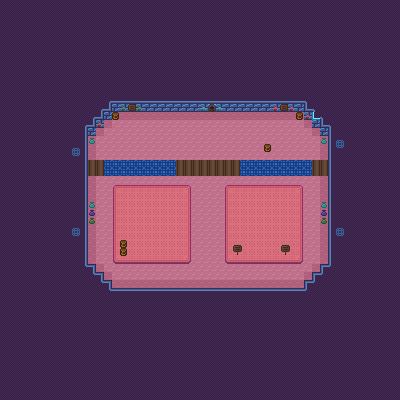

This game map was drawn from its Tiled (.tmx) file and the tilesets committed beside it. A one-line description and the trimmed map source follow:
An orthogonal 50x50 tile map with 8x8 px tiles, 5 tile layers (Sol, Sol 2, Sol3, Murs, ...), 1 hidden layer not drawn, 3 tilesets and 33 objects.

<map version="1.4" tiledversion="2020.10.30" orientation="orthogonal" renderorder="right-down" width="50" height="50" tilewidth="8" tileheight="8" infinite="0" nextlayerid="7" nextobjectid="1">
 <tileset firstgid="1" name="8x" tilewidth="8" tileheight="8" tilecount="336" columns="24">
  <image source="../8x.png" width="192" height="112" />
  <tile id="216">
   <objectgroup draworder="index" id="2">
    <object id="1" x="0" y="0" width="8" height="8" />
   </objectgroup>
  </tile>
  <tile id="217">
   <objectgroup draworder="index" id="2">
    <object id="1" x="0" y="0" width="8" height="8" />
   </objectgroup>
  </tile>
  <tile id="218">
   <objectgroup draworder="index" id="2">
    <object id="1" x="0" y="0" width="8" height="8" />
   </objectgroup>
  </tile>
  <tile id="219">
   <objectgroup draworder="index" id="2">
    <object id="1" x="0" y="0" width="8" height="8" />
   </objectgroup>
  </tile>
  <tile id="220">
   <objectgroup draworder="index" id="2">
    <object id="1" x="0" y="0" width="8" height="8" />
   </objectgroup>
  </tile>
  <tile id="221">
   <objectgroup draworder="index" id="2">
    <object id="1" x="0" y="0" width="8" height="8" />
   </objectgroup>
  </tile>
  <tile id="222">
   <objectgroup draworder="index" id="2">
    <object id="1" x="3.82117" y="1.55744" />
    <object id="2" x="0" y="0" width="8" height="8" />
   </objectgroup>
  </tile>
  <tile id="240">
   <objectgroup draworder="index" id="2">
    <object id="1" x="0" y="0" width="8" height="8" />
   </objectgroup>
  </tile>
  <tile id="241">
   <objectgroup draworder="index" id="2">
    <object id="1" x="0" y="0" width="8" height="8" />
   </objectgroup>
  </tile>
  <tile id="242">
   <objectgroup draworder="index" id="2">
    <object id="1" x="0" y="0" width="8" height="8" />
   </objectgroup>
  </tile>
  <tile id="244">
   <objectgroup draworder="index" id="2">
    <object id="1" x="0" y="0" width="8" height="8" />
   </objectgroup>
  </tile>
  <tile id="245">
   <objectgroup draworder="index" id="2">
    <object id="1" x="0" y="0" width="8" height="8" />
   </objectgroup>
  </tile>
  <tile id="250">
   <objectgroup draworder="index" id="2">
    <object id="1" x="0" y="0" width="8" height="8" />
   </objectgroup>
   <animation>
    <frame tileid="250" duration="500" />
    <frame tileid="249" duration="500" />
   </animation>
  </tile>
  <tile id="251">
   <objectgroup draworder="index" id="2">
    <object id="1" x="0" y="0" width="8" height="8" />
   </objectgroup>
  </tile>
  <tile id="266">
   <objectgroup draworder="index" id="2">
    <object id="1" x="0" y="0" width="8" height="8" />
   </objectgroup>
  </tile>
  <tile id="267">
   <objectgroup draworder="index" id="2">
    <object id="1" x="0" y="0" width="8" height="8" />
   </objectgroup>
  </tile>
  <tile id="268">
   <objectgroup draworder="index" id="2">
    <object id="1" x="0" y="0" width="8" height="8" />
   </objectgroup>
  </tile>
  <tile id="269">
   <objectgroup draworder="index" id="2">
    <object id="1" x="0" y="0" width="8" height="8" />
   </objectgroup>
  </tile>
  <tile id="274">
   <objectgroup draworder="index" id="2">
    <object id="1" x="0" y="0" width="8" height="8" />
   </objectgroup>
   <animation>
    <frame tileid="273" duration="500" />
    <frame tileid="274" duration="500" />
   </animation>
  </tile>
  <tile id="293">
   <objectgroup draworder="index" id="2">
    <object id="1" x="0" y="0" width="8" height="8" />
   </objectgroup>
  </tile>
  <tile id="313">
   <objectgroup draworder="index" id="2">
    <object id="1" x="0" y="0" width="8" height="8" />
   </objectgroup>
  </tile>
 </tileset>
 <tileset firstgid="337" name="8x2" tilewidth="8" tileheight="8" tilecount="336" columns="24">
  <image source="../8x2.png" width="192" height="112" />
  <tile id="216">
   <objectgroup draworder="index" id="2">
    <object id="1" x="0" y="0" width="8" height="8" />
   </objectgroup>
  </tile>
  <tile id="217">
   <objectgroup draworder="index" id="2">
    <object id="1" x="0" y="0" width="8" height="8" />
   </objectgroup>
  </tile>
  <tile id="219">
   <objectgroup draworder="index" id="2">
    <object id="1" x="0" y="0" width="8" height="8" />
   </objectgroup>
  </tile>
  <tile id="221">
   <objectgroup draworder="index" id="2">
    <object id="1" x="0" y="0" width="8" height="8" />
   </objectgroup>
  </tile>
  <tile id="240">
   <objectgroup draworder="index" id="2">
    <object id="1" x="0" y="0" width="8" height="8" />
   </objectgroup>
  </tile>
  <tile id="241">
   <objectgroup draworder="index" id="2">
    <object id="1" x="0" y="0" width="8" height="8" />
   </objectgroup>
  </tile>
  <tile id="242">
   <objectgroup draworder="index" id="2">
    <object id="1" x="0" y="0" width="8" height="8" />
   </objectgroup>
  </tile>
  <tile id="244">
   <objectgroup draworder="index" id="2">
    <object id="1" x="0" y="0" width="8" height="8" />
   </objectgroup>
  </tile>
  <tile id="245">
   <objectgroup draworder="index" id="2">
    <object id="1" x="0" y="0" width="8" height="8" />
   </objectgroup>
  </tile>
  <tile id="267">
   <objectgroup draworder="index" id="2">
    <object id="1" x="0" y="0" width="8" height="8" />
   </objectgroup>
  </tile>
  <tile id="269">
   <objectgroup draworder="index" id="2">
    <object id="1" x="0" y="0" width="8" height="8" />
   </objectgroup>
  </tile>
 </tileset>
 <tileset firstgid="673" name="8x3" tilewidth="8" tileheight="8" tilecount="672" columns="48">
  <image source="../8x3.png" width="384" height="112" />
 </tileset>
 <layer id="3" name="Sous-Sol" width="50" height="50" visible="0">
  <data>[2500 cells, 2500 non-empty, 1 distinct tile ids]</data>
 </layer>
 <layer id="1" name="Sol" width="50" height="50">
  <data>[2500 cells, 2500 non-empty, 4 distinct tile ids]</data>
 </layer>
 <layer id="5" name="Sol 2" width="50" height="50">
  <data>[2500 cells, 320 non-empty, 9 distinct tile ids]</data>
 </layer>
 <layer id="6" name="Sol3" width="50" height="50">
  <data>[2500 cells, 8 non-empty, 4 distinct tile ids]</data>
 </layer>
 <layer id="4" name="Murs" width="50" height="50">
  <data>[2500 cells, 2461 non-empty, 20 distinct tile ids]</data>
 </layer>
 <layer id="2" name="Piliers" width="50" height="50">
  <data>[2500 cells, 25 non-empty, 9 distinct tile ids]</data>
 </layer>
</map>